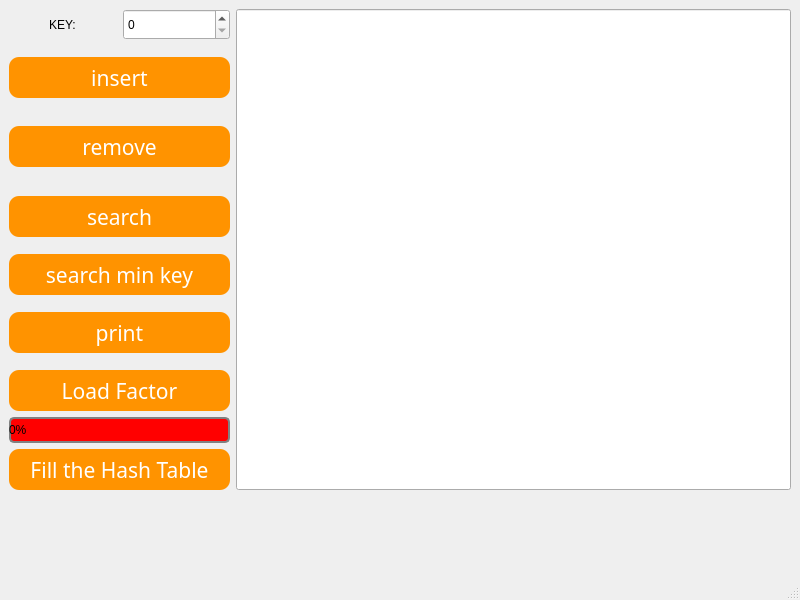
<?xml version="1.0" encoding="UTF-8"?>
<ui version="4.0">
 <class>MainWindow</class>
 <widget class="QMainWindow" name="MainWindow">
  <property name="geometry">
   <rect>
    <x>0</x>
    <y>0</y>
    <width>800</width>
    <height>600</height>
   </rect>
  </property>
  <property name="windowTitle">
   <string>MainWindow</string>
  </property>
  <widget class="QWidget" name="centralwidget">
   <layout class="QGridLayout" name="gridLayout">
    <item row="0" column="0">
     <layout class="QFormLayout" name="formLayout">
      <item row="0" column="0">
       <layout class="QVBoxLayout" name="verticalLayout">
        <item>
         <layout class="QHBoxLayout" name="horizontalLayout">
          <item alignment="Qt::AlignHCenter">
           <widget class="QLabel" name="label_2">
            <property name="maximumSize">
             <size>
              <width>70</width>
              <height>50</height>
             </size>
            </property>
            <property name="text">
             <string>KEY:</string>
            </property>
           </widget>
          </item>
          <item>
           <widget class="QSpinBox" name="inBox">
            <property name="minimumSize">
             <size>
              <width>91</width>
              <height>31</height>
             </size>
            </property>
            <property name="readOnly">
             <bool>false</bool>
            </property>
            <property name="minimum">
             <number>0</number>
            </property>
            <property name="maximum">
             <number>100</number>
            </property>
           </widget>
          </item>
         </layout>
        </item>
        <item alignment="Qt::AlignHCenter|Qt::AlignVCenter">
         <widget class="QPushButton" name="On_insert">
          <property name="minimumSize">
           <size>
            <width>221</width>
            <height>41</height>
           </size>
          </property>
          <property name="maximumSize">
           <size>
            <width>221</width>
            <height>41</height>
           </size>
          </property>
          <property name="font">
           <font>
            <family>Futura</family>
            <pointsize>16</pointsize>
            <italic>false</italic>
            <fontweight>Medium</fontweight>
           </font>
          </property>
          <property name="styleSheet">
           <string notr="true">background-color: rgb(255, 147, 0);
color: rgb(255, 255, 255);
font: 500 16pt &quot;Futura&quot;;
border-radius: 10px;
padding: 6px;</string>
          </property>
          <property name="text">
           <string>insert</string>
          </property>
         </widget>
        </item>
        <item alignment="Qt::AlignHCenter|Qt::AlignVCenter">
         <widget class="QPushButton" name="On_remove">
          <property name="minimumSize">
           <size>
            <width>221</width>
            <height>41</height>
           </size>
          </property>
          <property name="maximumSize">
           <size>
            <width>221</width>
            <height>41</height>
           </size>
          </property>
          <property name="font">
           <font>
            <family>Futura</family>
            <pointsize>16</pointsize>
            <italic>false</italic>
            <fontweight>Medium</fontweight>
           </font>
          </property>
          <property name="styleSheet">
           <string notr="true">background-color: rgb(255, 147, 0);
color: rgb(255, 255, 255);
font: 500 16pt &quot;Futura&quot;;
border-radius: 10px;
padding: 6px;</string>
          </property>
          <property name="text">
           <string>remove</string>
          </property>
         </widget>
        </item>
        <item alignment="Qt::AlignHCenter|Qt::AlignVCenter">
         <widget class="QPushButton" name="On_search">
          <property name="minimumSize">
           <size>
            <width>221</width>
            <height>41</height>
           </size>
          </property>
          <property name="maximumSize">
           <size>
            <width>221</width>
            <height>41</height>
           </size>
          </property>
          <property name="font">
           <font>
            <family>Futura</family>
            <pointsize>16</pointsize>
            <italic>false</italic>
            <fontweight>Medium</fontweight>
           </font>
          </property>
          <property name="styleSheet">
           <string notr="true">background-color: rgb(255, 147, 0);
color: rgb(255, 255, 255);
font: 500 16pt &quot;Futura&quot;;
border-radius: 10px;
padding: 6px;</string>
          </property>
          <property name="text">
           <string>search</string>
          </property>
         </widget>
        </item>
        <item>
         <widget class="QPushButton" name="On_search_min">
          <property name="minimumSize">
           <size>
            <width>221</width>
            <height>41</height>
           </size>
          </property>
          <property name="maximumSize">
           <size>
            <width>221</width>
            <height>41</height>
           </size>
          </property>
          <property name="font">
           <font>
            <family>Futura</family>
            <pointsize>16</pointsize>
            <italic>false</italic>
            <fontweight>Medium</fontweight>
           </font>
          </property>
          <property name="styleSheet">
           <string notr="true">background-color: rgb(255, 147, 0);
color: rgb(255, 255, 255);
font: 500 16pt &quot;Futura&quot;;
border-radius: 10px;
padding: 6px;</string>
          </property>
          <property name="text">
           <string>search min key</string>
          </property>
         </widget>
        </item>
        <item alignment="Qt::AlignHCenter|Qt::AlignVCenter">
         <widget class="QPushButton" name="On_print">
          <property name="minimumSize">
           <size>
            <width>221</width>
            <height>41</height>
           </size>
          </property>
          <property name="maximumSize">
           <size>
            <width>221</width>
            <height>41</height>
           </size>
          </property>
          <property name="font">
           <font>
            <family>Futura</family>
            <pointsize>16</pointsize>
            <italic>false</italic>
            <fontweight>Medium</fontweight>
           </font>
          </property>
          <property name="styleSheet">
           <string notr="true">background-color: rgb(255, 147, 0);
color: rgb(255, 255, 255);
font: 500 16pt &quot;Futura&quot;;
border-radius: 10px;
padding: 6px;</string>
          </property>
          <property name="text">
           <string>print</string>
          </property>
         </widget>
        </item>
        <item>
         <widget class="QPushButton" name="On_LoadFactor">
          <property name="minimumSize">
           <size>
            <width>221</width>
            <height>41</height>
           </size>
          </property>
          <property name="maximumSize">
           <size>
            <width>221</width>
            <height>41</height>
           </size>
          </property>
          <property name="font">
           <font>
            <family>Futura</family>
            <pointsize>16</pointsize>
            <italic>false</italic>
            <fontweight>Medium</fontweight>
           </font>
          </property>
          <property name="styleSheet">
           <string notr="true">background-color: rgb(255, 147, 0);
color: rgb(255, 255, 255);
font: 500 16pt &quot;Futura&quot;;
border-radius: 10px;
padding: 6px;</string>
          </property>
          <property name="text">
           <string>Load Factor</string>
          </property>
         </widget>
        </item>
        <item>
         <widget class="QProgressBar" name="progressBar">
          <property name="styleSheet">
           <string notr="true">QProgressBar {
    border: 2px solid grey;
    border-radius: 5px;
    background-color: #FF0000;
}

QProgressBar::chunk {
    background-color: #05B8CC;
    width: 20px;
}
</string>
          </property>
          <property name="maximum">
           <number>100</number>
          </property>
          <property name="value">
           <number>0</number>
          </property>
          <property name="alignment">
           <set>Qt::AlignLeading|Qt::AlignLeft|Qt::AlignVCenter</set>
          </property>
          <property name="textDirection">
           <enum>QProgressBar::TopToBottom</enum>
          </property>
         </widget>
        </item>
        <item>
         <widget class="QPushButton" name="On_Fill">
          <property name="minimumSize">
           <size>
            <width>221</width>
            <height>41</height>
           </size>
          </property>
          <property name="maximumSize">
           <size>
            <width>221</width>
            <height>41</height>
           </size>
          </property>
          <property name="font">
           <font>
            <family>Futura</family>
            <pointsize>16</pointsize>
            <italic>false</italic>
            <fontweight>Medium</fontweight>
           </font>
          </property>
          <property name="styleSheet">
           <string notr="true">background-color: rgb(255, 147, 0);
color: rgb(255, 255, 255);
font: 500 16pt &quot;Futura&quot;;
border-radius: 10px;
padding: 6px;</string>
          </property>
          <property name="text">
           <string>Fill the Hash Table</string>
          </property>
         </widget>
        </item>
       </layout>
      </item>
      <item row="0" column="1">
       <widget class="QLineEdit" name="lineEdit">
        <property name="minimumSize">
         <size>
          <width>501</width>
          <height>481</height>
         </size>
        </property>
        <property name="maxLength">
         <number>300</number>
        </property>
        <property name="alignment">
         <set>Qt::AlignLeading|Qt::AlignLeft|Qt::AlignTop</set>
        </property>
        <property name="readOnly">
         <bool>true</bool>
        </property>
        <property name="clearButtonEnabled">
         <bool>false</bool>
        </property>
       </widget>
      </item>
     </layout>
    </item>
   </layout>
  </widget>
  <widget class="QStatusBar" name="statusbar"/>
 </widget>
 <resources/>
 <connections/>
</ui>
